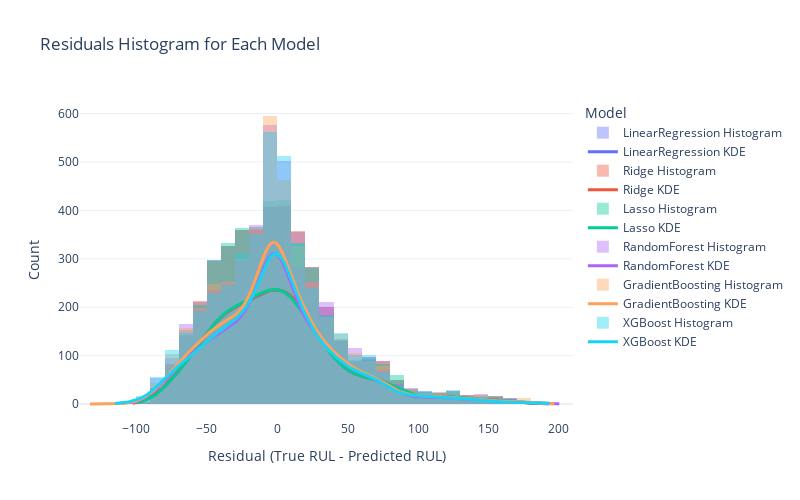

Source (notebook cell):
### Markdown cell above
#### Residual Histogram for Each Model

### Code cell
import plotly.graph_objects as go

fig = go.Figure()

for model_name, res in results.items():
    best_model = res['model']
    preds = best_model.predict(X_val)
    residuals = y_val - preds
    import numpy as np
    from scipy.stats import gaussian_kde

    # Histogram trace
    # Define a color for each model for consistent coloring between histogram and KDE
    import plotly.colors as pc
    color_palette = pc.qualitative.Plotly
    color_idx = model_names.index(model_name) % len(color_palette)
    color = color_palette[color_idx]

    # Histogram trace (with model-specific color)
    fig.add_trace(
        go.Histogram(
            x=residuals,
            nbinsx=50,
            name=f"{model_name} Histogram",
            opacity=0.4,
            marker=dict(color=color, line=dict(width=0)),
            showlegend=True,
        )
    )

    # KDE curve trace (with same color)
    kde = gaussian_kde(residuals)
    x_range = np.linspace(residuals.min(), residuals.max(), 200)
    # Scale KDE to match histogram area
    hist_area = len(residuals) * (residuals.max() - residuals.min()) / 50
    fig.add_trace(
        go.Scatter(
            x=x_range,
            y=kde(x_range) * hist_area,
            mode='lines',
            name=f"{model_name} KDE",
            line=dict(width=3, color=color),
            showlegend=True,
        )
    )

fig.update_layout(
    title="Residuals Histogram for Each Model",
    template='plotly_white',
    barmode='overlay',
    xaxis_title="Residual (True RUL - Predicted RUL)",
    yaxis_title="Count",
    legend_title="Model",
    height=500,
    width=800
)
fig.show()

### Figure 1 — Plotly figure (JSON) as saved in the notebook; plotly's stock layout.template omitted (floating-point values rounded to 4 significant figures; data arrays with more than 128 entries replaced by an {"elided": "..."} marker saying what was removed)
{"data": [{"marker": {"color": "#636EFA", "line": {"width": 0}}, "name": "LinearRegression Histogram", "nbinsx": 50, "opacity": 0.4, "showlegend": true, "type": "histogram", "x": {"elided": "4107 float values"}}, {"line": {"color": "#636EFA", "width": 3}, "mode": "lines", "name": "LinearRegression KDE", "showlegend": true, "type": "scatter", "x": {"elided": "200 float values"}, "y": {"elided": "200 float values"}}, {"marker": {"color": "#EF553B", "line": {"width": 0}}, "name": "Ridge Histogram", "nbinsx": 50, "opacity": 0.4, "showlegend": true, "type": "histogram", "x": {"elided": "4107 float values"}}, {"line": {"color": "#EF553B", "width": 3}, "mode": "lines", "name": "Ridge KDE", "showlegend": true, "type": "scatter", "x": {"elided": "200 float values"}, "y": {"elided": "200 float values"}}, {"marker": {"color": "#00CC96", "line": {"width": 0}}, "name": "Lasso Histogram", "nbinsx": 50, "opacity": 0.4, "showlegend": true, "type": "histogram", "x": {"elided": "4107 float values"}}, {"line": {"color": "#00CC96", "width": 3}, "mode": "lines", "name": "Lasso KDE", "showlegend": true, "type": "scatter", "x": {"elided": "200 float values"}, "y": {"elided": "200 float values"}}, {"marker": {"color": "#AB63FA", "line": {"width": 0}}, "name": "RandomForest Histogram", "nbinsx": 50, "opacity": 0.4, "showlegend": true, "type": "histogram", "x": {"elided": "4107 float values"}}, {"line": {"color": "#AB63FA", "width": 3}, "mode": "lines", "name": "RandomForest KDE", "showlegend": true, "type": "scatter", "x": {"elided": "200 float values"}, "y": {"elided": "200 float values"}}, {"marker": {"color": "#FFA15A", "line": {"width": 0}}, "name": "GradientBoosting Histogram", "nbinsx": 50, "opacity": 0.4, "showlegend": true, "type": "histogram", "x": {"elided": "4107 float values"}}, {"line": {"color": "#FFA15A", "width": 3}, "mode": "lines", "name": "GradientBoosting KDE", "showlegend": true, "type": "scatter", "x": {"elided": "200 float values"}, "y": {"elided": "200 float values"}}, {"marker": {"color": "#19D3F3", "line": {"width": 0}}, "name": "XGBoost Histogram", "nbinsx": 50, "opacity": 0.4, "showlegend": true, "type": "histogram", "x": {"elided": "4107 float values"}}, {"line": {"color": "#19D3F3", "width": 3}, "mode": "lines", "name": "XGBoost KDE", "showlegend": true, "type": "scatter", "x": {"elided": "200 float values"}, "y": {"elided": "200 float values"}}], "layout": {"barmode": "overlay", "height": 500, "legend": {"title": {"text": "Model"}}, "title": {"text": "Residuals Histogram for Each Model"}, "width": 800, "xaxis": {"title": {"text": "Residual (True RUL - Predicted RUL)"}}, "yaxis": {"title": {"text": "Count"}}}}
